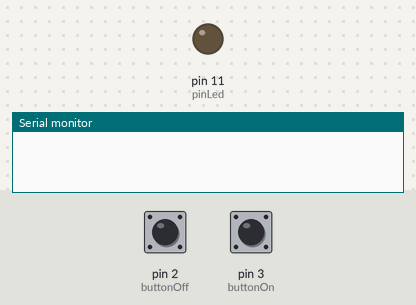
Bench run of a sketch on a simulated Arduino Uno, built with avr-gcc and run on an emulated ATmega328P. Shown: output pins drawn as LEDs (lit = HIGH), the last lines printed to the serial monitor. The inputs (shaded band) are chosen by the test bench; at power-on: pin 2 (buttonOff) LOW, pin 3 (buttonOn) LOW.

Above: at 3.2 s.
3.3 s: pin 2 (buttonOff) pulled HIGH for 0.15 s
At 4.0 s:
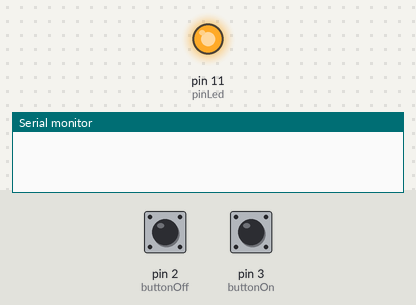
4.9 s: pin 3 (buttonOn) pulled HIGH for 0.15 s
At 5.2 s:
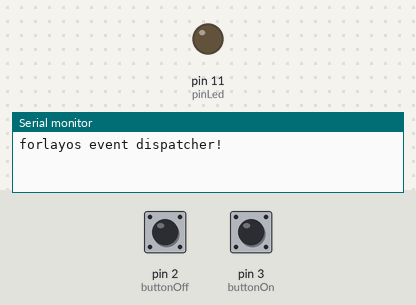
6.5 s: pin 2 (buttonOff) pulled HIGH for 1 s
At 7.6 s:
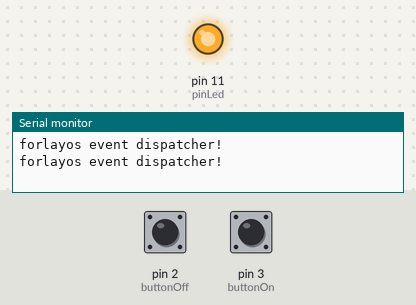
Timing chart, 0 to 9.5 s (numbered marks = the images above; inputs shaded):
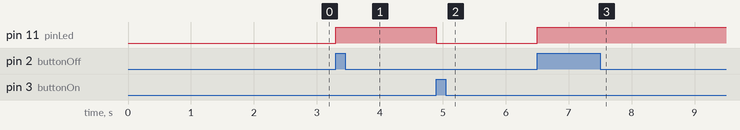

The sketch:

sketch_attach_interruptor.ino
```cpp
int buttonOff=2;
int buttonOn=3;
int pinLed=11;

void setup() {
  pinMode(buttonOff,INPUT);
  pinMode(buttonOn,INPUT);
  pinMode(pinLed,OUTPUT);
  attachInterrupt(0,turnOn,RISING);
  attachInterrupt(1,turnOff,RISING);
  Serial.begin(9600);
  delay(2000);
}

void loop() {

  delay(2500);
  Serial.println("forlayos event dispatcher!");

}

void turnOff(){
  digitalWrite(pinLed,LOW);
}
void turnOn(){
  digitalWrite(pinLed,HIGH);
}

void toggle(){
  if(digitalRead(pinLed)) {
    digitalWrite(pinLed,LOW);
  }else{
    digitalWrite(pinLed,HIGH);
  }
}
```

Measured:
- after the input at 3.3 s, pin 11 (pinLed): LOW → HIGH at once
- after the input at 4.9 s, pin 11 (pinLed): HIGH → LOW at once
- after the input at 6.5 s, pin 11 (pinLed): LOW → HIGH at once
